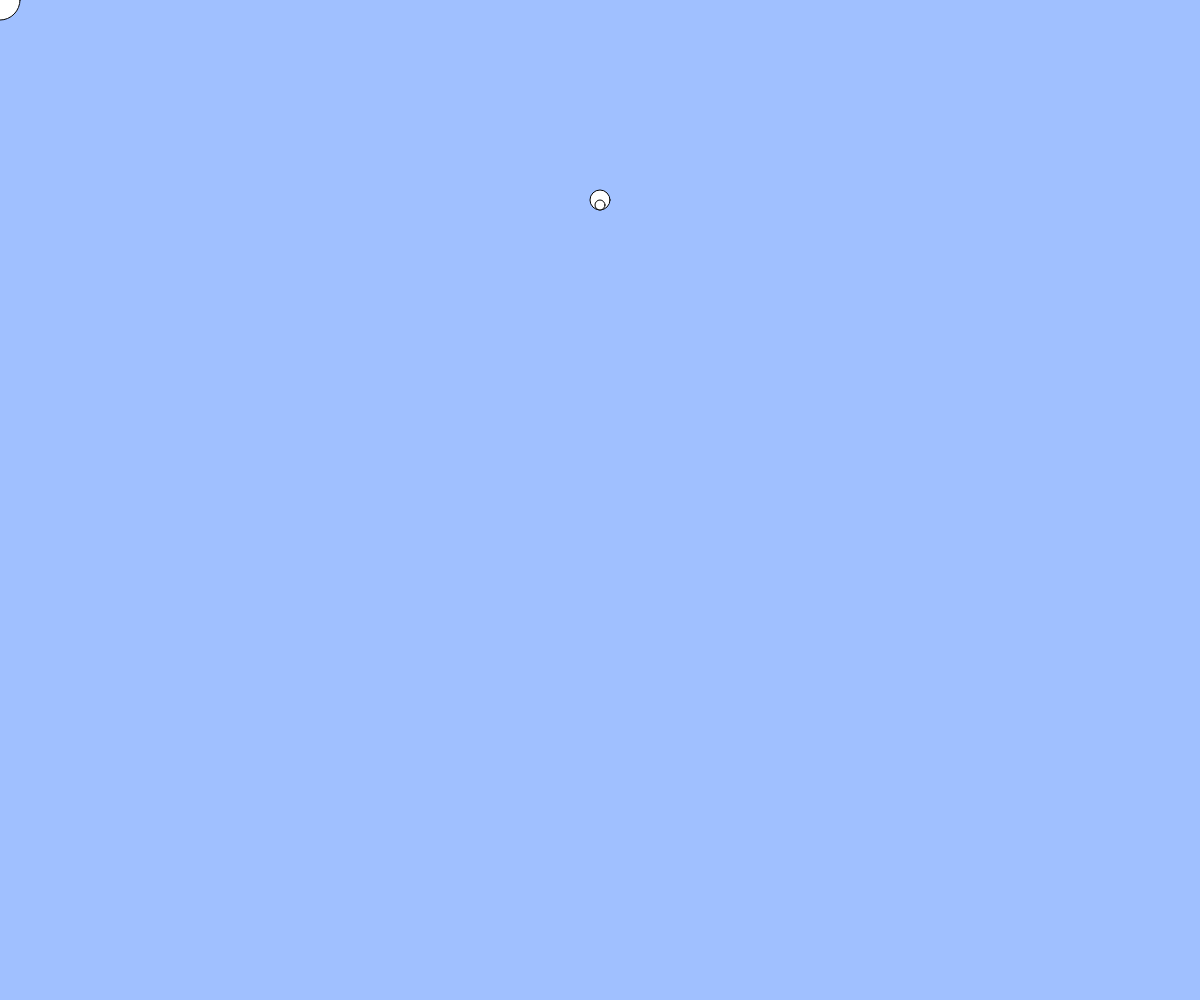
Frame 1 (no input)
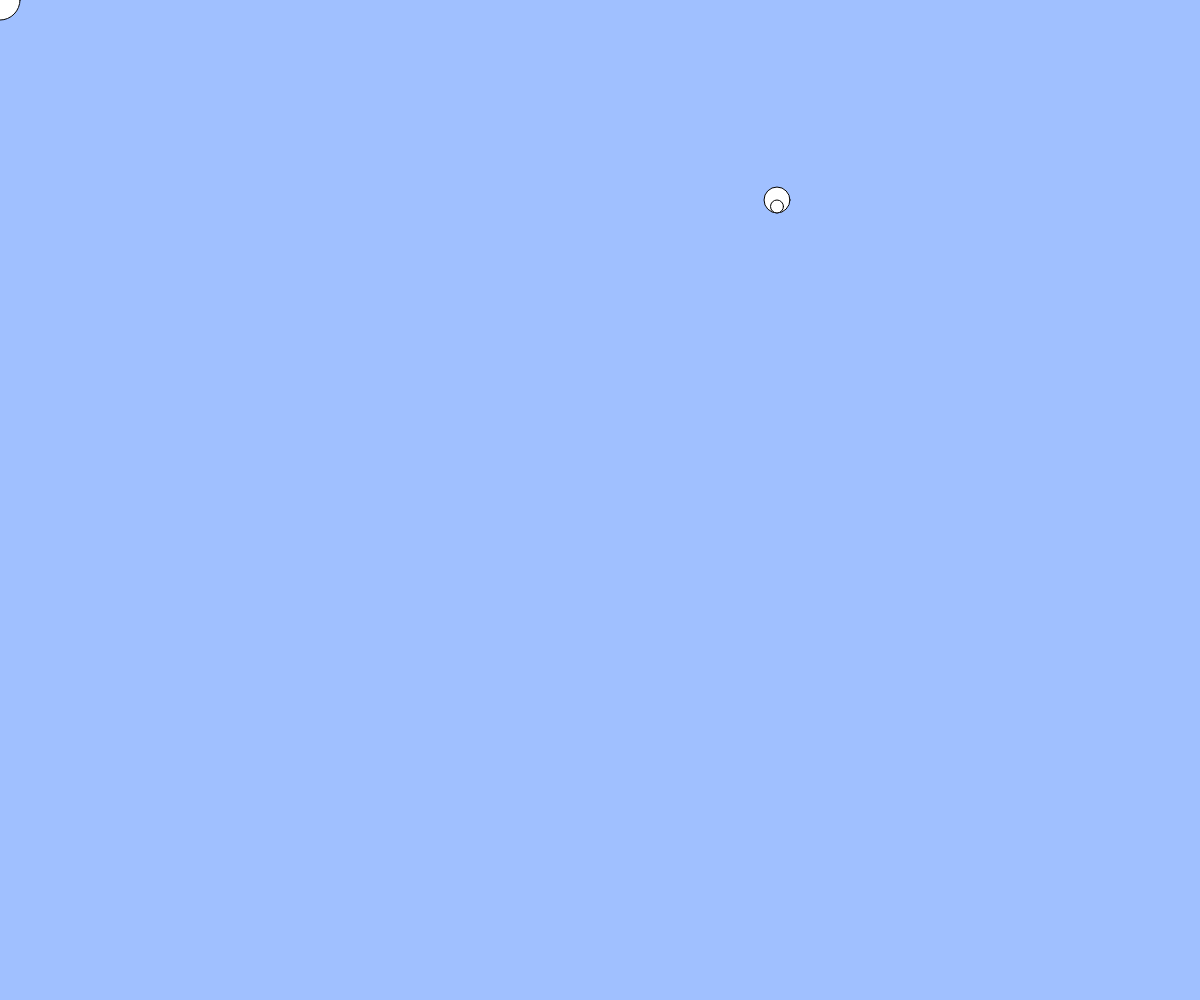
Frame 60 (no input)
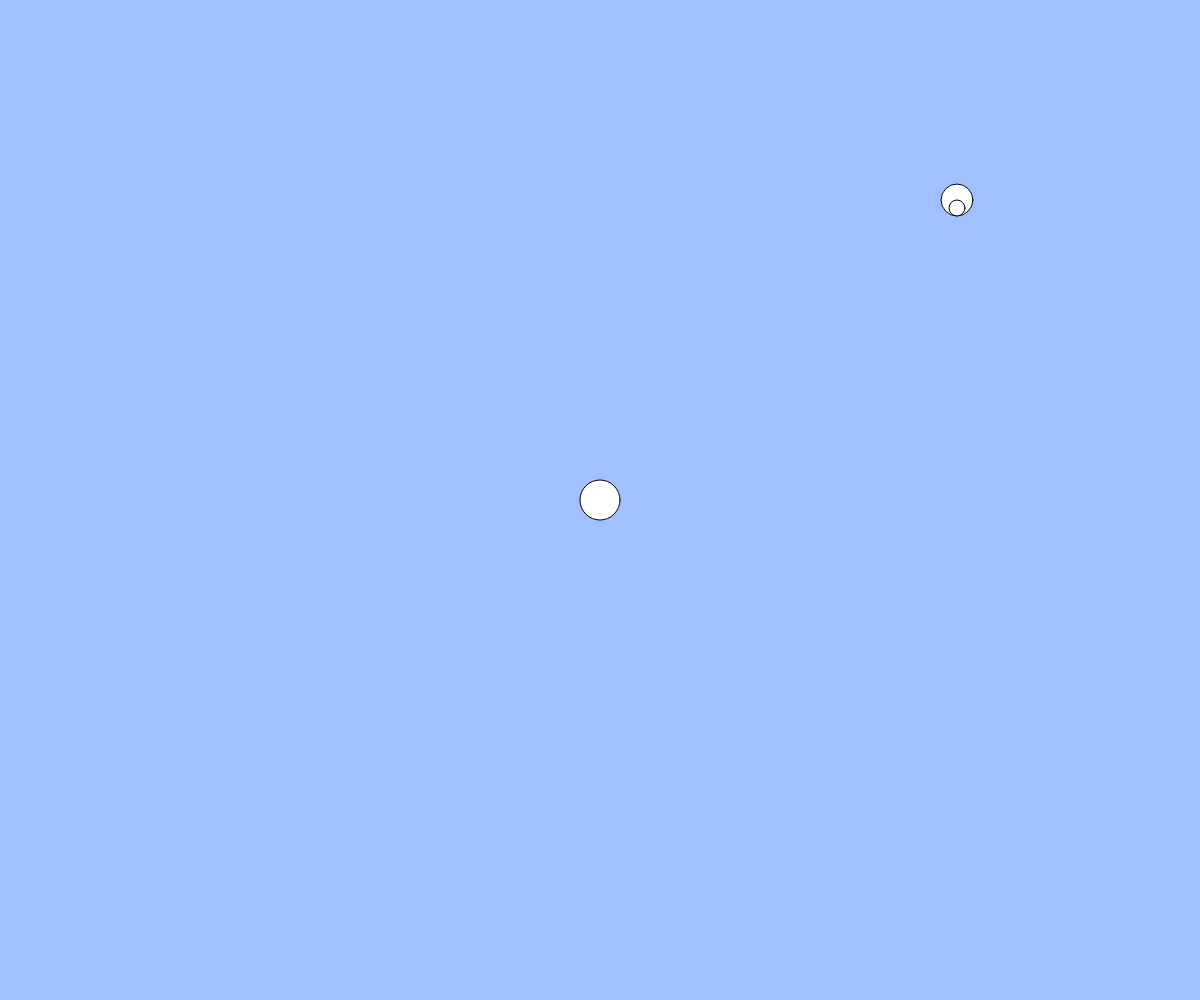
Frame 120 (the mouse pressed at the canvas centre since frame 60)

The p5.js sketch that drew these frames (run headless with seeded random() and noise() and a simulated clock; from frame 60 on, the mouse is pressed at the canvas centre):

// p5.js sketch
// ── sketch.js

let s = 20;
let balls;
let hitCount = 0;
let hitMax = 10;
let enemyX;
let enemyVX = 3;
function setup() {
  createCanvas(windowWidth, windowHeight);
  balls = [];
  enemyX = width / 2; // 敵の初期 x 座標
}

function windowResized() {
  resizeCanvas(windowWidth, windowHeight);
}



function draw() {
  background(160, 192, 255);

  ellipse(enemyX, height / 5, s);   //敵の髪の毛
  ellipse(enemyX, height / 5 + s / 4, s / 2);  //敵の顔部分

  enemyX += enemyVX;

  if (enemyX - s / 2 < 0 || enemyX + s / 2 > width) { // ← s/2で幅分を考慮
    enemyVX *= -1;
  }

  if (hitCount < hitMax) {
    s += 0.1;
    s = constrain(s, 20, width);
  }

  ellipse(mouseX, mouseY, 40);

  for (let i = 0; i < balls.length; i++) {
    let b = balls[i];
    fill(255);
    ellipse(b.x, b.y, b.size);
    b.x += b.vx;
    b.y += b.vy;
  }

 balls = balls.filter(b => b.x > 0 && b.x < width && b.y > 0 && b.y < height);


  for (let j = 0; j < balls.length; j++) { // すべてのボールと衝突判定
    let b = balls[j];

    let faceX = width / 2;
    let faceY = height / 5 + s / 4
  if (dist(b.x, b.y, faceX, faceY) < s / 4 + b.size / 2) {
    hitCount += 1;

  }

  if (hitCount >= hitMax) {
    fill(255, 0, 0);
    textSize(32);
    text("あなたの勝ち!", width / 2 - 80, height / 2);
  }
}


}


function mouseDragged() {
  const dx = mouseX - pmouseX;
  const dy = mouseY - pmouseY;
  if (mag(dx, dy) > 5) {
    const b = { x: mouseX, y: mouseY, size: 20, vx: dx, vy: dy };
    balls.push(b);
  }
}
